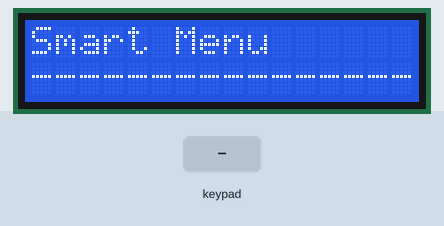
The sketch below on a simulated Arduino Uno, built with avr-gcc and run on an emulated ATmega328P. Parts: 16×2 character LCD. The test bench sets the inputs (shaded band).

Above: at 1.2 s.
1.3 s: key '1' pressed
At 3.2 s:
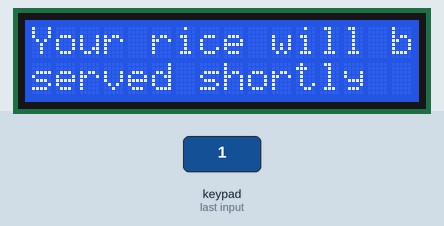
7.4 s: key '2' pressed
At 11.1 s:
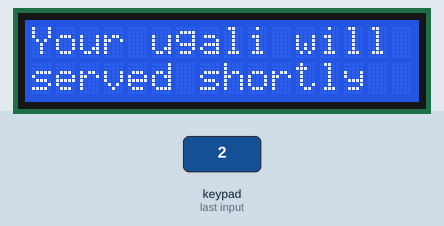
11.8 s: key '3' pressed
At 18.9 s:
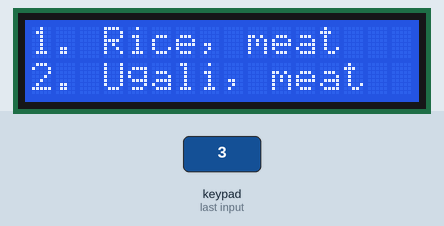
Timing chart, 0 to 20.4 s (numbered marks = the images above; inputs shaded):
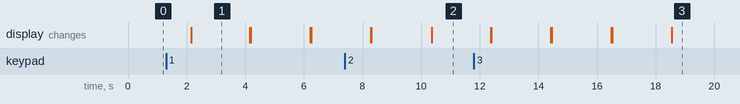

The sketch:

keypad_lcd.ino
```cpp
#include <Wire.h>
#include <LiquidCrystal_I2C.h>
#include <Keypad.h>

LiquidCrystal_I2C lcd(0x27, 16, 2);  // Initialize the I2C LCD
const byte ROWS = 4;  // Number of rows in the keypad
const byte COLS = 3;  // Number of c

char keys[ROWS][COLS] = {
  {'1', '2', '3'},
  {'4', '5', '6'},
  {'7', '8', '9'},
  {'*', '0', '#'}
};

byte rowPins[ROWS] = {9, 8, 7, 6};  // Keypad row pins connected to Arduino
byte colPins[COLS] = {5, 4, 3};  // Keypad column pins connected to Arduino

Keypad keypad = Keypad(makeKeymap(keys), rowPins, colPins, ROWS, COLS);

int selectedOption = 0;

void setup() {
  lcd.init();
  lcd.backlight();

}

void loop() {
  lcd.clear();
  lcd.setCursor(0, 0);
  lcd.print("Smart Menu");
  lcd.setCursor(0, 1);
  lcd.print("----------------");

  delay(2000);
  lcd.clear();
  lcd.setCursor(0, 0);
  lcd.print("1. Rice, meat");
  lcd.setCursor(0, 1);
  lcd.print("2. Ugali, meat");

  char key = keypad.getKey();
  if (key) {
    if (key == '1') {
      selectedOption = 1;
      lcd.clear();
      lcd.print("Your rice will be");
      lcd.setCursor(0, 1);
      lcd.print("served shortly");
    } else if (key == '2') {
      selectedOption = 2;
      lcd.clear();
      lcd.print("Your ugali will be");
      lcd.setCursor(0, 1);
      lcd.print("served shortly");
    }
    delay(2000);
    lcd.clear();
  }
}
```

Measured:
- after the input at 1.3 s, the display: changes after 0.86 s (image 1)
- after the input at 7.4 s, the display: first differs from a run without the input after 3.0 s (image 2)
- what the display in image 1 shows lasts 2.0 s, from 2.2 s to 4.2 s
